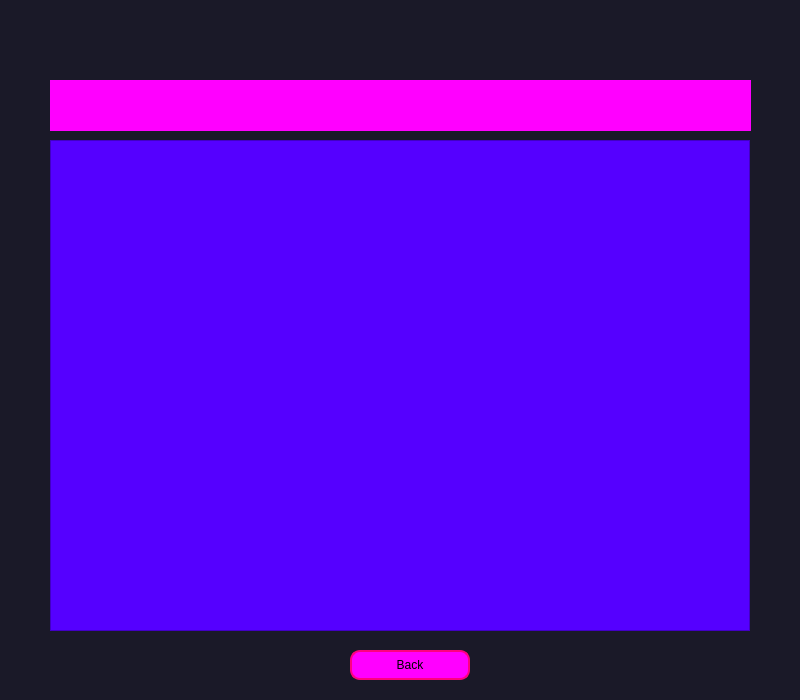
<?xml version="1.0" encoding="UTF-8"?>
<ui version="4.0">
 <class>pagetimeline</class>
 <widget class="QDialog" name="pagetimeline">
  <property name="geometry">
   <rect>
    <x>0</x>
    <y>0</y>
    <width>800</width>
    <height>700</height>
   </rect>
  </property>
  <property name="windowTitle">
   <string>Dialog</string>
  </property>
  <property name="styleSheet">
   <string notr="true">background-color: rgb(26, 25, 40);</string>
  </property>
  <widget class="QListWidget" name="listWidget">
   <property name="geometry">
    <rect>
     <x>50</x>
     <y>140</y>
     <width>700</width>
     <height>491</height>
    </rect>
   </property>
   <property name="styleSheet">
    <string notr="true">background-color: rgb(85, 0, 255);</string>
   </property>
  </widget>
  <widget class="QLabel" name="label">
   <property name="geometry">
    <rect>
     <x>50</x>
     <y>80</y>
     <width>701</width>
     <height>51</height>
    </rect>
   </property>
   <property name="font">
    <font>
     <family>Unispace</family>
     <pointsize>22</pointsize>
     <italic>false</italic>
     <bold>true</bold>
    </font>
   </property>
   <property name="styleSheet">
    <string notr="true">background-color: rgb(255, 0, 255);
font: 700 22pt &quot;Unispace&quot;;</string>
   </property>
   <property name="text">
    <string/>
   </property>
   <property name="alignment">
    <set>Qt::AlignmentFlag::AlignCenter</set>
   </property>
  </widget>
  <widget class="QPushButton" name="back">
   <property name="geometry">
    <rect>
     <x>350</x>
     <y>650</y>
     <width>120</width>
     <height>30</height>
    </rect>
   </property>
   <property name="styleSheet">
    <string notr="true">
background-color: rgb(255, 0, 255);
border: 2px solid;
Border-radius: 10px;
border-color: rgb(255, 0, 127);
font: 700 16pt &quot;Unispace&quot;;</string>
   </property>
   <property name="text">
    <string>Back</string>
   </property>
  </widget>
  <widget class="QLabel" name="label_2">
   <property name="geometry">
    <rect>
     <x>280</x>
     <y>10</y>
     <width>251</width>
     <height>61</height>
    </rect>
   </property>
   <property name="styleSheet">
    <string notr="true">image: url(:/new/prefix1/timelineeeee.png);</string>
   </property>
   <property name="text">
    <string/>
   </property>
  </widget>
 </widget>
 <resources/>
 <connections/>
</ui>
